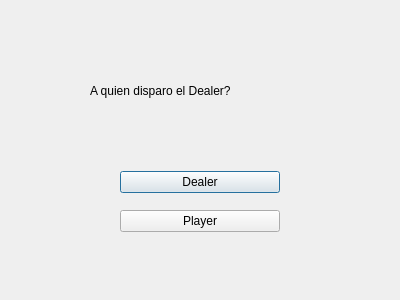
<?xml version="1.0" encoding="UTF-8"?>
<ui version="4.0">
 <class>DecisionDealerDialog</class>
 <widget class="QDialog" name="DecisionDealerDialog">
  <property name="geometry">
   <rect>
    <x>0</x>
    <y>0</y>
    <width>400</width>
    <height>300</height>
   </rect>
  </property>
  <property name="windowTitle">
   <string>Dialog</string>
  </property>
  <widget class="QWidget" name="verticalLayoutWidget">
   <property name="geometry">
    <rect>
     <x>120</x>
     <y>160</y>
     <width>160</width>
     <height>83</height>
    </rect>
   </property>
   <layout class="QVBoxLayout" name="verticalLayout">
    <item>
     <widget class="QPushButton" name="pushButtonDealer">
      <property name="text">
       <string>Dealer</string>
      </property>
     </widget>
    </item>
    <item>
     <widget class="QPushButton" name="pushButtonPlayer">
      <property name="text">
       <string>Player</string>
      </property>
     </widget>
    </item>
   </layout>
  </widget>
  <widget class="QLabel" name="label">
   <property name="geometry">
    <rect>
     <x>90</x>
     <y>70</y>
     <width>231</width>
     <height>41</height>
    </rect>
   </property>
   <property name="text">
    <string>A quien disparo el Dealer?</string>
   </property>
  </widget>
 </widget>
 <resources/>
 <connections/>
</ui>
